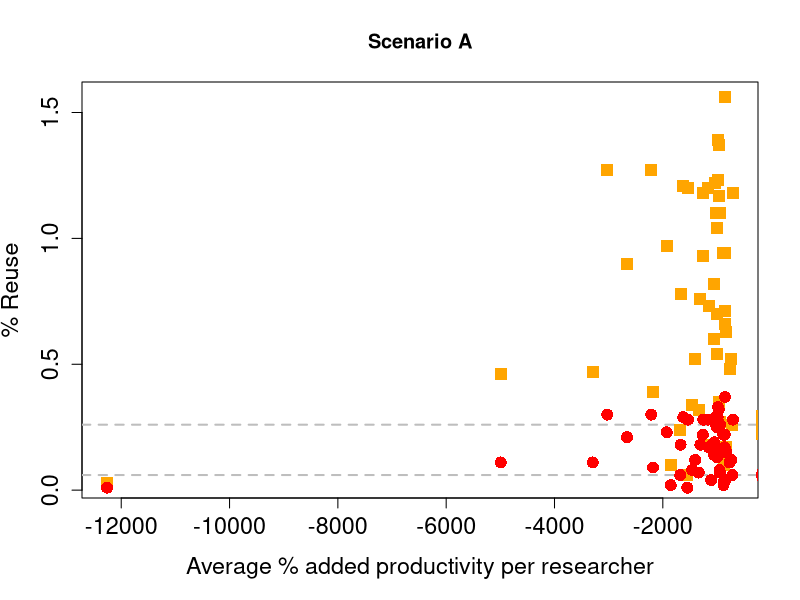

The R source for this figure: (Note: this script raises an error after producing the figure.)
#########################################################
# This is my try on recreating and possibly changing    #
# the base code of the gametheoretic model made by      #
# Tessa Ponk                                            #
#########################################################


# Setuo -------------------------------------------------------------------

library(tidyverse)
library(ggplot2)

# Basic Parameters --------------------------------------------------------

set.seed(03071996) # setting the seed in order to make my model reproducible 

N_Total_Researchers <- 10000 # I'll keep the total amount of researchers proposed by T.P.
t_paper <- tibble(t_paper = round(rnorm(10000, 47, 5))) %>% 
  mutate(t_paper, t_pap = t_paper / 365)
t_data <- tibble(t_data = round(rnorm(10000, 73, 7))) %>% 
  mutate(t_data, t_dat = t_data / 365)
t_search <- round(runif(1,0.5,3), digits = 1) # This is not included in the original paper 
# t_search assumes that one spends at least 0.5-3 Days searching for an appripriate Dataset.

#Normally distributed amoubt; i chose the proposed time +/- ten percent
qx <- runif(1,0.1,0.2) #randomized decay rate¨
y_nonShare <- 80 #I'll keep this one constant too, as I do not want to make the model more complex
# I've changed the parameter accoriding to the following statistics: https://ec.europa.eu/info/research-and-innovation/strategy/goals-research-and-innovation-policy/open-science/open-science-monitor/facts-and-figures-open-research-data_en

# Visualize to show that our parameters are normally distributed:

distribution_paper <- ggplot(t_paper, aes(x = t_pap)) +
  geom_bar()

distribution_data <- ggplot(t_data, aes(x = t_dat)) +
  geom_bar()


# Defining the Function ---------------------------------------------------

#time_cost_share <- 30
#time_cost_know <- 5
#correction <- 100
#plotmainlabel <- "test"

function_break_even <- function (time_cost_share,time_cost_know,y_nonShare,correction,plotmainlabel)  {

y_share <- 100 - y_nonShare
probability <- c(y_share, y_nonShare)
time_cost_share <- time_cost_share / 365          
time_cost_know <- time_cost_know / 365   
t_search <- t_search / 365 # I need to transform this in order to make it a Fraction / Day

ii<-1             
steps<- 50 #I've not changed this because I do not know how this influences the results     

res_matrix <- matrix(,steps,7)

# This correction is needed so the plots are within the correct range 
# where the break-even point is visible. 
f <- 0.00000001 / correction        #Tessa Ponk does not explain this variable any further.
# we therefore do not know where she takes these numbers from. I assume that she just
# took a very small number.

for (ii in 1:steps) {  

#The formula below does not work with data-frames. This is why I have to reduce my
#random sample to numeric variables.

  t_paper_var <- as.numeric(summarise(t_paper, t_paper_var = mean(t_pap)))
  t_data_var <- as.numeric(summarise(t_data, t_data_var = mean(t_dat)))
  
  f <- f + 0.0000004 / correction #this makes even less sense to me.
  
  # steady state calculation of pool of available datasets X
  N_sharers <- (y_nonShare/100)*N_Total_Researchers # total sharing researchers
  time_collect <- t_paper_var + time_cost_share + t_data_var  # This line includes my
  #new variable and my randomly generated datset
  time_no_collect <- t_paper_var + time_cost_share + time_cost_know + t_search
  
  Xmb <- (-(qx*time_collect-N_sharers*f)+sqrt((qx*time_collect-N_sharers* f)^2 -
            4*(qx*f*time_no_collect)*-N_sharers))/(2*(qx*f*time_no_collect))

  pap_research <- rexp(N_Total_Researchers, 
                       rate=mean(t_paper$t_pap, na.rm = TRUE)+
                         mean(t_data$t_dat, na.rm = T))
  # I've had to use the means of the two tibbles "t_paper" and "t_data" because 
  # the rexp funciton does not work with tibbles
  
  pub_research <- 1/pap_research
  share_10 <- sample(c(0,1),N_Total_Researchers,replace=TRUE,probability)
  effect_rate <- pub_research * runif(10000,1,20) #The Effect Rate in the official
  #Paper is constant and equal to pub_research. I randomized it
  
  Rate_List <- data.frame(pap_research, pub_research,share_10,effect_rate)
  xy <- (1-(1/(1+(f*Xmb))))
  chance_appropriate_set <- lapply(pap_research,rbinom, 1, xy ) #Chance of finding appropriate set
  Rate_List$use_opp <- sapply(chance_appropriate_set, sum)

  #Defining the cost benefits per researcher
  
  Rate_List$benefits<- round(t_data_var*(Rate_List$use_opp/Rate_List$pap_research),3)     # per researcher saved time by reused datasets
  Rate_List$reusecost<-round(time_cost_know*(Rate_List$use_opp/Rate_List$pap_research),3)     # per researcher used time to process datasets for reuse
  Rate_List$cost<-round(time_cost_know*Rate_List$share_10,3)                  # per researcher cost 
  Rate_List$time<-round((t_paper_var+t_data_var-Rate_List$benefits+Rate_List$cost+Rate_List$reusecost)*(pub_research/(t_paper_var+t_data_var)),3)        # ta+td and costs and benefits. Normalize for speed researcher (Tr to t_a+t_d).
  Rate_List$Publ<-round(1/Rate_List$time,3)                                                              # publications, with costs benefits from reuse and sharing
  Rate_List$impact<-round((Rate_List$Publ),3) # impact with costs benefits from reuse and sharing
  
  
  head(Rate_List)
  sum(Rate_List$use_opp)/sum(Rate_List$Publ) 
  
  res_matrix[ii,1]<-round(Xmb,0)
  res_matrix[ii,2]<-sum(Rate_List$use_opp)
  res_matrix[ii,3]<-round((sum(Rate_List$use_opp)/sum(Rate_List$Publ))*100,2) # reuse publications per year 
  res_matrix[ii,4]<-round((sum(Rate_List$use_opp)/Xmb)*100,2) # reuse datasets per year
  res_matrix[ii,5]<-sum(Rate_List$impact-Rate_List$effect_rate)/N_Total_Researchers
  res_matrix[ii,6]<-f
  res_matrix[ii,7]<-((sum(Rate_List$impact-Rate_List$effect_rate)/N_Total_Researchers)/mean(Rate_List$impact))*100
  }

colnames(res_matrix)<-c("totalPool","reuse","%reuse/publ","%reuse/pool","av.imp/res","f_param","%impactincr")

f_approx<-res_matrix[which(abs(res_matrix[,5])==min(abs(res_matrix[,5]))),6]
publperc_approx<-as.numeric(res_matrix[which(abs(res_matrix[,5])==min(abs(res_matrix[,5]))),3])
dataperc_approx<-as.numeric(res_matrix[which(abs(res_matrix[,5])==min(abs(res_matrix[,5]))),4])

perc5_prod <-as.numeric(res_matrix[which(abs(res_matrix[,5])==min(abs(res_matrix[,5]))),7])


plot(res_matrix[,7],res_matrix[,3],pch=15,main=plotmainlabel,cex.axis=1.4,cex.lab=1.4,
     col="orange",xlab="Average % added productivity per researcher",ylab="% Reuse")
abline(h=publperc_approx,col="grey",lty=2,lwd=2)
abline (h=dataperc_approx, col="grey",lty=2, lwd=2)
points(res_matrix[,7],res_matrix[,3],pch=15,col="orange",cex=1.6)
points(res_matrix[,7],res_matrix[,4],pch=16,col="red",cex=1.6)
points(0,dataperc_approx,col="red",cex=4,pch=16)
points(0,publperc_approx,col="orange",cex=4,pch=15)
abline(v=0)

if (plotmainlabel=="Scenario A"){
  legend(-0.4,200/correct,cex=1.6,legend=c("Publication", "Dataset pool"),pch=c(15,16),col=c("orange","red")) 
} # end of if statement

# From the below matrix 'res_matrix' can be read (in approximation because of stochastic results):
# The value for the f parameter at 0 % impactincrease (break-even point)
# The value for the f parameter at 5 % impactincrease 
# The % reuse publications needed at that point
# The % reused datasets needed at that point

#res_matrix

}

function_break_even(time_cost_share = 1,time_cost_know = 1,y_nonShare =50,correction=150,plotmainlabel="Scenario A")
function_break_even(time_cost_share = 1,time_cost_know = 15,y_nonShare =125,correction=150,plotmainlabel="Scenario B")
function_break_even(time_cost_share = 15,time_cost_know = 1,y_nonShare =9,correction=150,plotmainlabel="Scenario C")
function_break_even(time_cost_share = 15,time_cost_know = 15,y_nonShare =6.5,correction=150,plotmainlabel="Scenario D")
